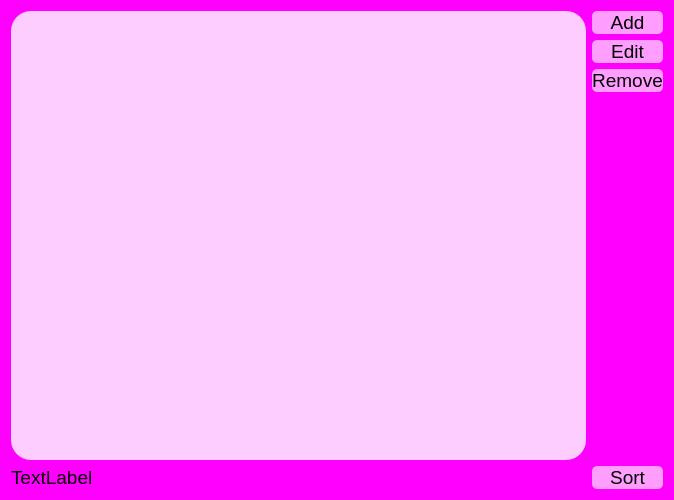
<?xml version="1.0" encoding="UTF-8"?>
<ui version="4.0">
 <class>Dialog</class>
 <widget class="QDialog" name="Dialog">
  <property name="geometry">
   <rect>
    <x>0</x>
    <y>0</y>
    <width>674</width>
    <height>500</height>
   </rect>
  </property>
  <property name="windowTitle">
   <string>Crud With QListWidget in QDialog</string>
  </property>
  <property name="styleSheet">
   <string notr="true">QDialog
{
background-color : rgb(255, 0, 255);
border-radius: 25;
}
QPushButton {
background-color : rgb(255, 158, 254);
border-radius: 5;
}
QListWidget
{
background-color : rgb(254, 205, 255);
border-radius: 20;
}

</string>
  </property>
  <layout class="QHBoxLayout" name="horizontalLayout">
   <item>
    <layout class="QVBoxLayout" name="verticalLayout_2">
     <item>
      <widget class="QListWidget" name="listWidget">
       <property name="font">
        <font>
         <pointsize>12</pointsize>
        </font>
       </property>
      </widget>
     </item>
     <item>
      <widget class="QLabel" name="label">
       <property name="font">
        <font>
         <pointsize>14</pointsize>
        </font>
       </property>
       <property name="text">
        <string>TextLabel</string>
       </property>
      </widget>
     </item>
    </layout>
   </item>
   <item>
    <layout class="QVBoxLayout" name="verticalLayout">
     <item>
      <widget class="QPushButton" name="pushButton_add">
       <property name="font">
        <font>
         <pointsize>14</pointsize>
        </font>
       </property>
       <property name="text">
        <string>Add</string>
       </property>
      </widget>
     </item>
     <item>
      <widget class="QPushButton" name="pushButton_Edit">
       <property name="font">
        <font>
         <pointsize>14</pointsize>
        </font>
       </property>
       <property name="text">
        <string>Edit</string>
       </property>
      </widget>
     </item>
     <item>
      <widget class="QPushButton" name="pushButton_remove">
       <property name="font">
        <font>
         <pointsize>14</pointsize>
        </font>
       </property>
       <property name="text">
        <string>Remove</string>
       </property>
      </widget>
     </item>
     <item>
      <spacer name="verticalSpacer">
       <property name="orientation">
        <enum>Qt::Vertical</enum>
       </property>
       <property name="sizeHint" stdset="0">
        <size>
         <width>20</width>
         <height>40</height>
        </size>
       </property>
      </spacer>
     </item>
     <item>
      <widget class="QPushButton" name="pushButton_Sort">
       <property name="font">
        <font>
         <pointsize>14</pointsize>
        </font>
       </property>
       <property name="text">
        <string>Sort</string>
       </property>
      </widget>
     </item>
    </layout>
   </item>
  </layout>
 </widget>
 <resources/>
 <connections/>
</ui>
